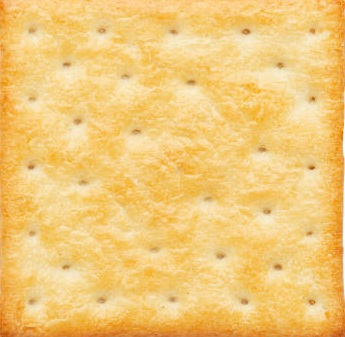
#> input picture Images/wheat_thin_lec_13a.jpg, 345 x 337 px
$ python region_description_filtering_lec_13a.py   (older library calls are emulated)
#> lines starting #> are read from the running program, lines starting #| are printed output that depends on the picture
import numpy as np
import cv2
import matplotlib.pyplot as plt

"""
Part 1: CV2 functions similar to matlab's regionprops

 (e.g., cv2.connectedComponentsWithStats, cv2.minEnclosingCircle, cv2.fitEllipse)

"""

# # Read image
# img = cv2.imread('Images/totem_lec_13a.jpg')


# # Convert image to greyscale
# img_grey = cv2.cvtColor(img, cv2.COLOR_BGR2GRAY)

# # Create binary image by Adaptive-thresholding

# # # Apply adaptive thresholding using ADAPTIVE_THRESH_MEAN_C
# # img_bin = cv2.adaptiveThreshold(img_grey, 255, cv2.ADAPTIVE_THRESH_MEAN_C, cv2.THRESH_BINARY, 105, 0)

# # Apply adaptive thresholding using ADAPTIVE_THRESH_GAUSSIAN_C
# # # img_bin = cv2.adaptiveThreshold(img_grey, 255, cv2.ADAPTIVE_THRESH_GAUSSIAN_C, cv2.THRESH_BINARY, 25, 0)
# # img_bin = cv2.adaptiveThreshold(img_grey, 255, cv2.ADAPTIVE_THRESH_GAUSSIAN_C, cv2.THRESH_BINARY_INV, 25, 0)    # Inverted binary image

# # Apply Otsu's binarization
# # ret, img_bin = cv2.threshold(img_grey, 0, 255, cv2.THRESH_BINARY + cv2.THRESH_OTSU)
# ret, img_bin = cv2.threshold(img_grey, 0, 255, cv2.THRESH_BINARY_INV + cv2.THRESH_OTSU)    # Inverted binary image

# # Show thresholded image
# # Set window with given size to show images
# cv2.namedWindow("Adaptive thresholding with Gaussian weighted mean", cv2.WINDOW_NORMAL)
# # cv2.resizeWindow("Adaptive thresholding with Gaussian weighted mean", 512, 512)  # Set window to 512 pixels wide, 512 pixels high
# cv2.resizeWindow("Adaptive thresholding with Gaussian weighted mean", img.shape[1]*2, img.shape[0]*2)  # Set window to to twice the size
# cv2.imshow('Adaptive thresholding with Gaussian weighted mean', img_bin)
# # cv2.waitKey(0)


# # Find connected components and their stats
# num_labels, labels, stats, centroids = cv2.connectedComponentsWithStats(img_bin, connectivity=4)

# # print(labels[2])
# # print(labels.shape)


# # Create area and shape related thresholds for bounding box.
# a_low_lim = 50
# a_up_lim = 10000
# wd_ht_diff_lim = 2

# # Create list for filtered components
# all_component_contours = []

# # Iterate through each labeled component (starting from 1 as 0 is background)
# for i in range(1, num_labels):
    # x, y, w, h, area = stats[i]
    # cx, cy = centroids[i]
    # # if (abs(h*w)>a_low_lim) and (abs(h*w)<=a_up_lim) and (abs(h-w)<=wd_ht_diff_lim):
    # if (area>a_low_lim) and (area<=a_up_lim) and (abs(h-w)<=wd_ht_diff_lim):


        # # Create a mask for the current component
        # component_mask = (labels == i).astype(np.uint8) * 255

        # # Find contours in the component mask
        # contours, hierarchy = cv2.findContours(component_mask, cv2.RETR_EXTERNAL, cv2.CHAIN_APPROX_SIMPLE)

        # # Add the found contours to a list
        # all_component_contours.extend(contours)


# for i in range(len(all_component_contours)):

    # # Draw all contours in green with a thickness of 2
    # contours_out = all_component_contours[i]
    # cv2.drawContours(img, contours_out, -1, (0, 255, 0), 2)


# # # Normalize and convert to unit8.
# # drawing_image = cv2.normalize(drawing_image, None, 0, 255, cv2.NORM_MINMAX)
# # drawing_image = np.uint8(drawing_image)

# # Show contours image.
# # Set window with given size to show images.
# cv2.namedWindow("Filtered regions image", cv2.WINDOW_NORMAL)
# # cv2.resizeWindow("Filtered regions image", 512, 512)  # Set window to 512 pixels wide, 512 pixels high
# cv2.resizeWindow("Filtered regions image", img.shape[1]*2, img.shape[0]*2)  # Set window to twice the size
# cv2.imshow('Filtered regions image', img)
# cv2.waitKey(0)


"""
Part 2: Skeletons
"""

# # Read image
# img = cv2.imread('Images/A_lec_13a.jpg')


# # Convert image to greyscale
# img_grey = cv2.cvtColor(img, cv2.COLOR_BGR2GRAY)

# # Create binary image by Adaptive-thresholding

# # # Apply adaptive thresholding using ADAPTIVE_THRESH_MEAN_C
# # img_bin = cv2.adaptiveThreshold(img_grey, 255, cv2.ADAPTIVE_THRESH_MEAN_C, cv2.THRESH_BINARY, 105, 0)

# # Apply adaptive thresholding using ADAPTIVE_THRESH_GAUSSIAN_C
# # # img_bin = cv2.adaptiveThreshold(img_grey, 255, cv2.ADAPTIVE_THRESH_GAUSSIAN_C, cv2.THRESH_BINARY, 25, 0)
# # img_bin = cv2.adaptiveThreshold(img_grey, 255, cv2.ADAPTIVE_THRESH_GAUSSIAN_C, cv2.THRESH_BINARY_INV, 25, 0)    # Inverted binary image

# # Apply Otsu's binarization
# # ret, img_bin = cv2.threshold(img_grey, 0, 255, cv2.THRESH_BINARY + cv2.THRESH_OTSU)
# ret, img_bin = cv2.threshold(img_grey, 0, 255, cv2.THRESH_BINARY_INV + cv2.THRESH_OTSU)    # Inverted binary image

# # Show thresholded image
# # Set window with given size to show images
# cv2.namedWindow("Adaptive thresholding with Gaussian weighted mean", cv2.WINDOW_NORMAL)
# # cv2.resizeWindow("Adaptive thresholding with Gaussian weighted mean", 512, 512)  # Set window to 512 pixels wide, 512 pixels high
# cv2.resizeWindow("Adaptive thresholding with Gaussian weighted mean", img.shape[1]*2, img.shape[0]*2)  # Set window to to twice the size
# cv2.imshow('Adaptive thresholding with Gaussian weighted mean', img_bin)
# # cv2.waitKey(0)


# # Create structuring element
# # # Simple structuring element
# # kernel = np.ones((3,3), np.uint8)
# kernel = cv2.getStructuringElement(cv2.MORPH_CROSS, (2,2))

# # Apply erosion
# dilated_image = cv2.dilate(img_bin, kernel, iterations=1)

# # Show eroded image
# # Set window with given size to show images
# cv2.namedWindow("Dilated image", cv2.WINDOW_NORMAL)
# # cv2.resizeWindow("Dilated image", 512, 512)  # Set window to 512 pixels wide, 512 pixels high
# cv2.resizeWindow("Dilated image", img.shape[1]*2, img.shape[0]*2)  # Set window to to twice the size
# cv2.imshow('Dilated image', dilated_image)
# # cv2.waitKey(0)


# # Perform skeletonization (thinning)
# img_skeleton = cv2.ximgproc.thinning(dilated_image, thinningType=cv2.ximgproc.THINNING_ZHANGSUEN)

# # Show skeleton image
# # Set window with given size to show images
# cv2.namedWindow("Skeleton image", cv2.WINDOW_NORMAL)
# # cv2.resizeWindow("Skeleton image", 512, 512)  # Set window to 512 pixels wide, 512 pixels high
# cv2.resizeWindow("Skeleton image", img.shape[1]*2, img.shape[0]*2)  # Set window to to twice the size
# cv2.imshow('Skeleton image', img_skeleton)
# # cv2.waitKey(0)

# cv2.waitKey(0)


"""
Part 3: Grey level co-occurance matrix
"""

from skimage.feature import graycomatrix, graycoprops

# Read image
img1 = cv2.imread('Images/wheat_thin_lec_13a.jpg')
#> img1 is the input picture: shape (337, 345, 3); mean B, G, R 120.1, 200.9, 242.8
img2 = cv2.imread('Images/triscuit_lec_13a.jpg')
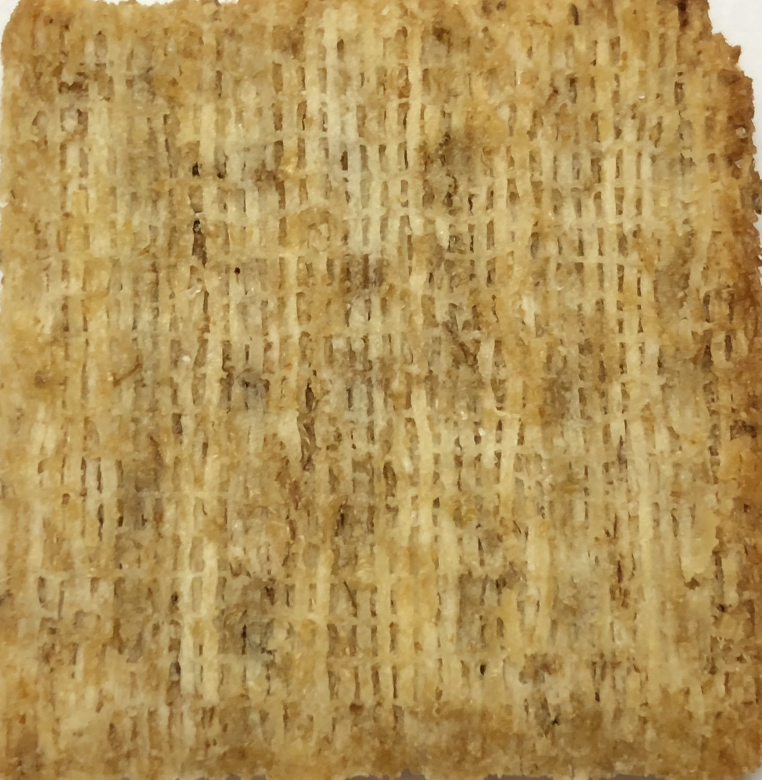
#> input picture Images/triscuit_lec_13a.jpg, 2285 x 2338 px (shown at 1/3 size)
#> img2 is the input picture: shape (2338, 2285, 3); mean B, G, R 86.3, 146.3, 177.1

# Show original image
# Set window with given size to show images
cv2.namedWindow("original image 1", cv2.WINDOW_NORMAL)
# cv2.resizeWindow("original image 1", 512, 512)  # Set window to 512 pixels wide, 512 pixels high
cv2.resizeWindow("original image 1", img1.shape[1]*2, img1.shape[0]*2)  # Set window to to twice the size
cv2.imshow('original image 1', img1)
# cv2.waitKey(0)

# Show original image
# Set window with given size to show images
cv2.namedWindow("original image 2", cv2.WINDOW_NORMAL)
# cv2.resizeWindow("original image 2", 512, 512)  # Set window to 512 pixels wide, 512 pixels high
cv2.resizeWindow("original image 2", img2.shape[1]*2, img2.shape[0]*2)  # Set window to to twice the size
cv2.imshow('original image 2', img2)
# cv2.waitKey(0)

cv2.waitKey(0)


# Convert image to greyscale
img_grey1 = cv2.cvtColor(img1, cv2.COLOR_BGR2GRAY)
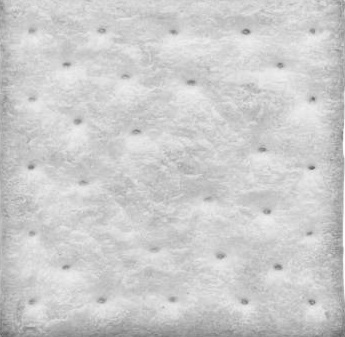
#> img_grey1: shape (337, 345); min 98, max 254, mean 204.3
img_grey2 = cv2.cvtColor(img2, cv2.COLOR_BGR2GRAY)
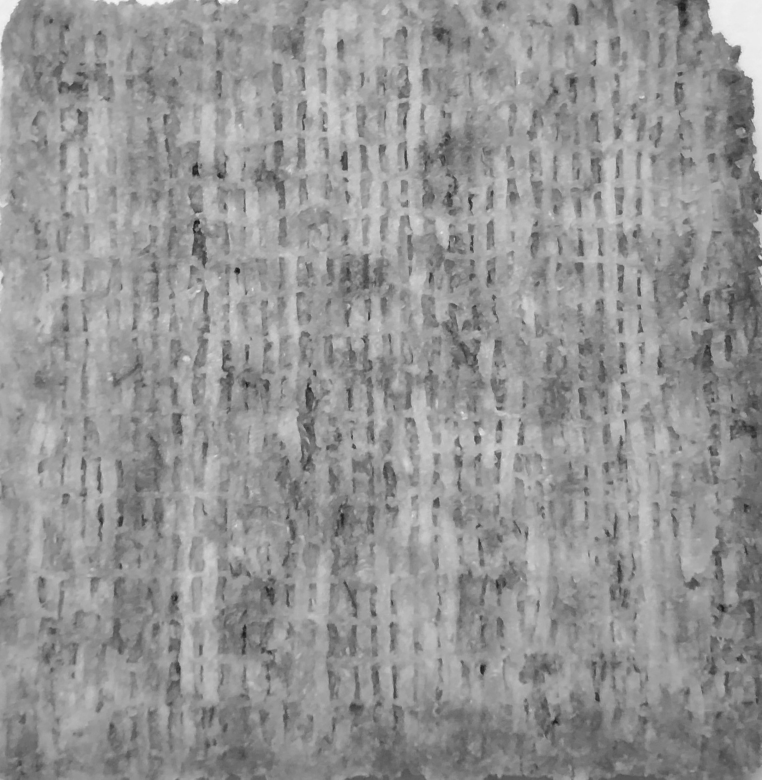
#> img_grey2: shape (2338, 2285) (shown at 1/3 size); min 21, max 249, mean 148.7


angles = [0, np.pi/4, np.pi/2, 3*np.pi/4] # 0, 45, 90, 135 degrees
levels = 256 # Assuming 8-bit grayscale image

pix_dist_list = []
corr1_mean_list = []
corr2_mean_list = []
corr1_hor_list = []
corr2_hor_list = []

# Get correlations for different distances
for i in range(20):
    distances = [i+1]
    pix_dist_list.append(i+1)

    glcm1 = graycomatrix(img_grey1, distances=distances, angles=angles, levels=levels, symmetric=True, normed=True)
    glcm2 = graycomatrix(img_grey2, distances=distances, angles=angles, levels=levels, symmetric=True, normed=True)

    # Properties
    contrast1 = graycoprops(glcm1, 'contrast')
    contrast2 = graycoprops(glcm2, 'contrast')

    dissimilarity1 = graycoprops(glcm1, 'dissimilarity')
    dissimilarity2 = graycoprops(glcm2, 'dissimilarity')

    homogeneity1 = graycoprops(glcm1, 'homogeneity')
    homogeneity2 = graycoprops(glcm2, 'homogeneity')

    energy1 = graycoprops(glcm1, 'energy')
    energy2 = graycoprops(glcm2, 'energy')

    correlation1 = graycoprops(glcm1, 'correlation')
    # Get mean of correlations for all four directions.
    corr1_mean = np.mean(np.array(correlation1))
    # Get correlation for forward-horizontal direction.
    corr1_hor = correlation1[0][0]

    corr1_mean_list.append(corr1_mean)
    corr1_hor_list.append(corr1_hor)


    correlation2 = graycoprops(glcm2, 'correlation')
    # Get mean of correlations for all four directions.
    corr2_mean = np.mean(np.array(correlation2))
    # Get correlation for forward-horizontal direction.
    corr2_hor = correlation2[0][0]

    corr2_mean_list.append(corr2_mean)
    corr2_hor_list.append(corr2_hor)
#> this loop made 20 passes
#> (contrast1, contrast2, dissimilarity1, dissimilarity2, homogeneity1, homogeneity2, energy1, energy2) on passes 1 to 2: ([[25.5, 51.55, 32.8, 51.04]], [[12.12, 17.45, 6.19, 17.63]], [[3.29, 5.09, 4.21, 5.07]], [[2.04, 2.62, 1.59, 2.56]], [[0.287, 0.193, 0.225, 0.194]], [[0.453, 0.375, 0.494, 0.384]], [[0.0408, 0.0326, 0.0351, 0.0326]], [[0.0414, 0.0359, 0.0447, 0.0366]]), ([[62.8, 51.55, 80.23, 51.04]], [[42.3, 17.45, 21.38, 17.63]], [[5.32, 5.09, 6.6, 5.07]], [[3.84, 2.62, 2.96, 2.56]], [[0.19, 0.193, 0.152, 0.194]], [[0.304, 0.375, 0.338, 0.384]], [[0.0322, 0.0326, 0.0285, 0.0326]], [[0.0307, 0.0359, 0.0334, 0.0366]])
#> after the loop, corr1_hor_list = [0.952, 0.881, 0.827, 0.787, 0.749, 0.711, 0.678, 0.648, 0.622, 0.597, 0.575, 0.555, 0.536, 0.519, 0.504, 0.49, 0.475, 0.461, 0.448, 0.435]; corr1_mean_list = [0.924, 0.883, 0.796, 0.734, 0.677, 0.656, 0.605, 0.559, 0.543, 0.501, 0.463, 0.451, 0.416, 0.383, 0.352, 0.344, 0.315, 0.288, 0.281, 0.257]; corr2_hor_list = [0.99, 0.967, 0.934, 0.898, 0.861, 0.824, 0.788, 0.752, 0.719, 0.688, 0.659, 0.631, 0.605, 0.581, 0.558, 0.536, 0.516, 0.496, 0.478, 0.461]; corr2_mean_list = [0.989, 0.98, 0.952, 0.918, 0.883, 0.869, 0.834, 0.8, 0.788, 0.757, 0.727, 0.717, 0.69, 0.665, 0.641, 0.633, 0.611, 0.59, 0.583, 0.564]; pix_dist_list = [1, 2, 3, 4, 5, 6, 7, 8, 9, 10, 11, 12, 13, 14, 15, 16, 17, 18, 19, 20]


# plt.plot(pix_dist_list,corr1_mean_list, label='correlation_wheat_thin')
# # plt.title('correlation_wheat_thin')
# # plt.show()

# plt.plot(pix_dist_list,corr2_mean_list, label='correlation_triscuit')
# # plt.title('correlation_triscuit')
# # plt.show()

# plt.legend()
# plt.show()


plt.plot(pix_dist_list,corr1_hor_list, label='correlation_wheat_thin')
# plt.title('correlation_wheat_thin')
# plt.show()

plt.plot(pix_dist_list,corr2_hor_list, label='correlation_triscuit')
# plt.title('correlation_triscuit')
# plt.show()

plt.legend()
plt.show()
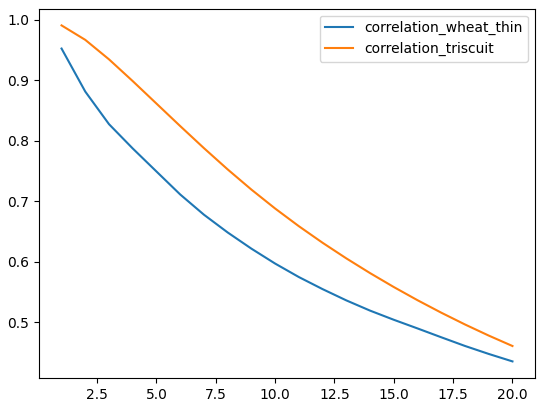
#> figure drawn by matplotlib, 1 panel; curve peaks at x = 1, y = 0.952; curve peaks at x = 1, y = 0.99
